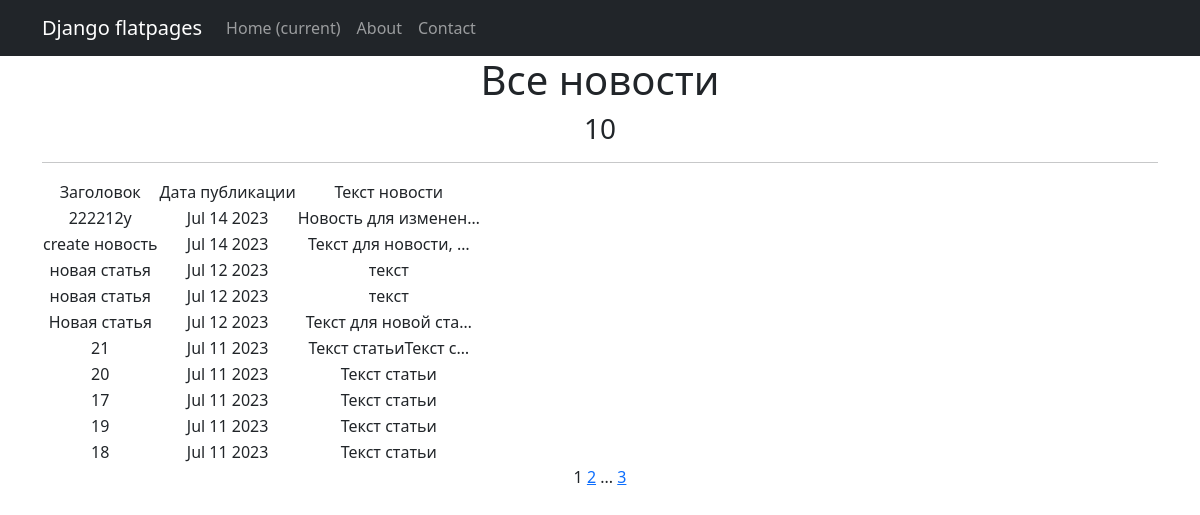
The page /news/ on the database as committed earlier.
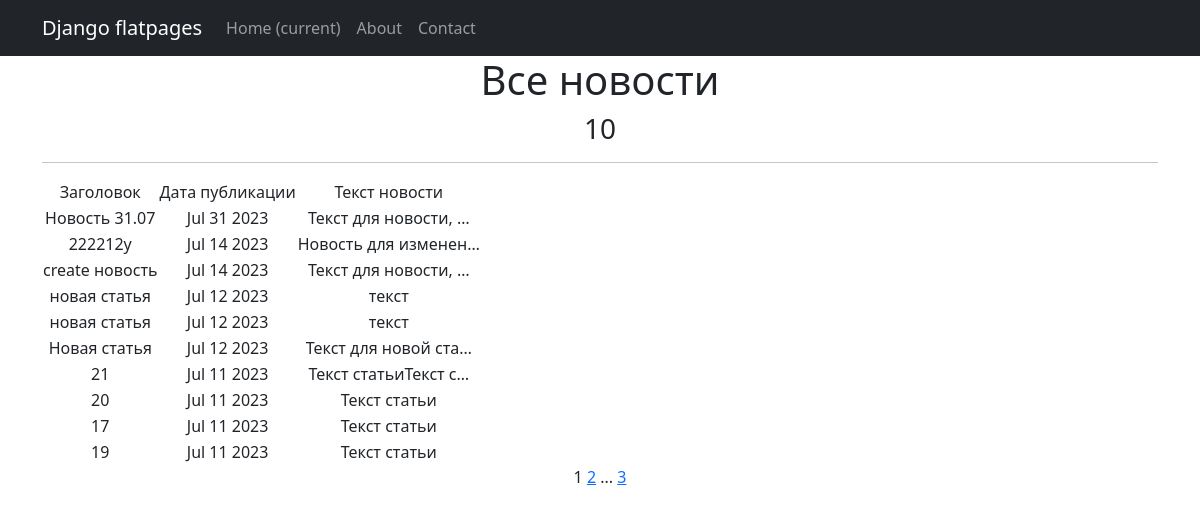
The same page on the database as committed later.
### APP_NewsPortal/models.py (models this page shows, shortened)
class New(models.Model):
    title = models.CharField(max_length=64)
    text = models.TextField()
    date_pub = models.DateTimeField(auto_now_add=True)
    category = models.ForeignKey(
        to='Category',
        on_delete=models.CASCADE,
        related_name='new'
    )

### APP_NewsPortal/views.py (the view)
# urls.py: path('news/', NewList.as_view(), name='new_list'),
class NewList(ListView):
    model = New
    ordering = '-date_pub'
    template_name = 'news.html'
    context_object_name = 'news'
    paginate_by = 10
    def get_context_data(self, **kwargs):
        context = super().get_context_data(**kwargs)
        context['time_pub'] = datetime.utcnow()
        return context

### templates/news.html (shortened to what this page needs)
{% extends 'flatpages/default.html' %}
{% load custom_filters %}
{% block content %}
<h1>Все новости</h1>
<h3>{{ news|length }}</h3>
<hr>
{% if news %}
<table>
    <tr>
        <td>
            Заголовок
        </td>
        <td>
            Дата публикации
        </td>
        <td>
            Текст новости
        </td>
    </tr>
    {% for new in news %}
    <tr>
        <td>{{ new.title }}</td>
        <td>{{ new.date_pub|date:'M d Y' }}</td>
        <td>{{ new.text|truncatechars:20 }}</td>
        <td>
        </td>
    </tr>
    {% endfor %}
</table>
{% else %}
<h2>Новостей нет!</h2>
{% endif %}
{{ page_obj.number }}
{% if page_obj.has_next %}
<a href="?page={{ page_obj.next_page_number }}">{{ page_obj.next_page_number }}</a>
{% if paginator.num_pages != page_obj.next_page_number %}
...
<a href="?page={{ page_obj.paginator.num_pages }}">{{ page_obj.paginator.num_pages }}</a>
{% endif %}
{% endif %}
{% endblock content %}

Rows that differ between the two databases and show on the page:
no longer on this page (row unchanged): New: title "18", date_pub "Jul 11 2023", text "Текст статьи"
added New: title "Новость 31.07", date_pub "Jul 31 2023", text "Текст для новости, …"
